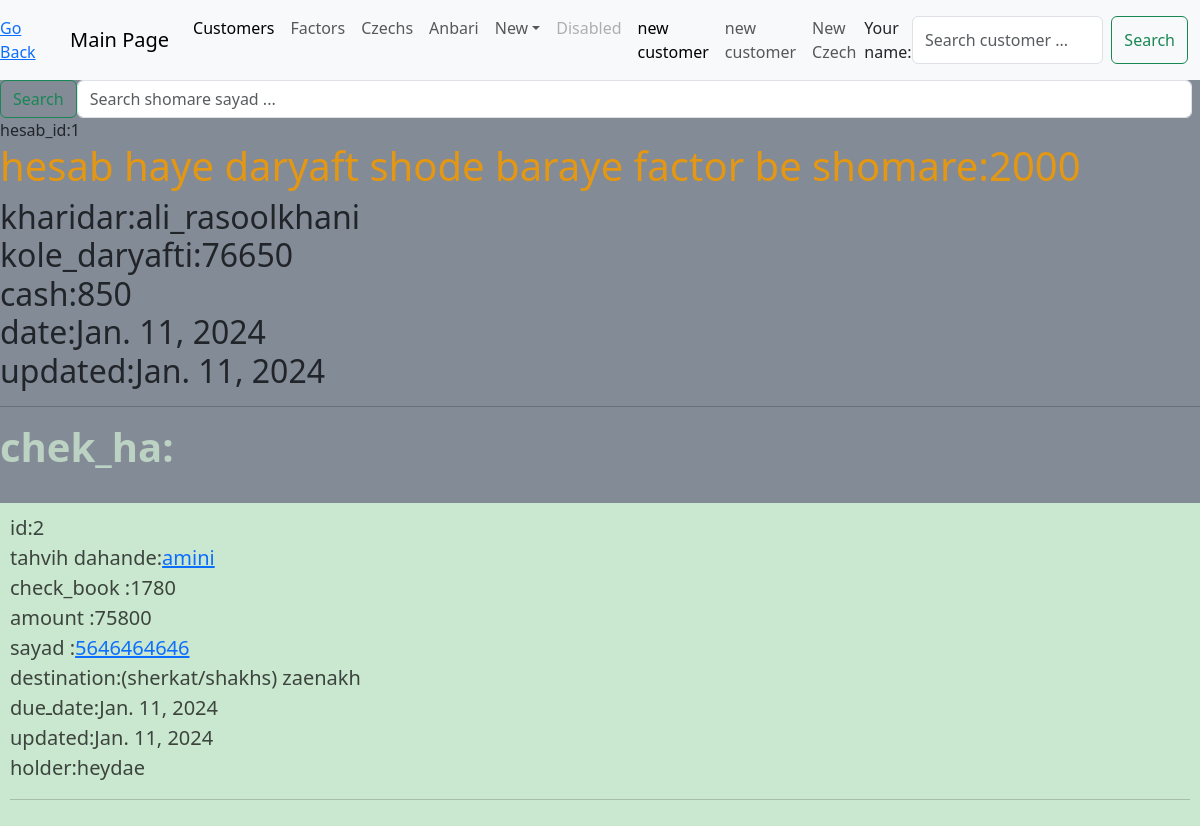
/chek/hesab-for-factor/1, run on the app's committed database.
### factor0/models.py (models this page shows, shortened)
class Invoice(models.Model):
    invoice_number = models.IntegerField(blank=True, null=True, default=2000, unique=True)
    client = models.ForeignKey(Client, on_delete=models.SET_NULL, null=True)
    amount = models.IntegerField(null=True, default=240)
    roll = models.ManyToManyField(Roll)
    received = models.ForeignKey(Received, on_delete=models.SET_NULL, blank=True, null=True)
    selling_date = models.DateField(auto_now_add=True)
    updated = models.DateField(auto_now=True)
    class Meta:
        ordering = ['-invoice_number', ]
        verbose_name_plural = "Invoices"

### customer0/models.py (models this page shows, shortened)
class Client(models.Model):
    name = models.CharField(max_length=50, unique=True)
    national_code = models.CharField(max_length=16, blank =True, null = True, unique=True)
    phonr_number = models.CharField(max_length=16, unique=True)
    address = models.TextField()
    creditـlimit = models.CharField(max_length=16)
    class Meta:
        ordering = ['name', ]
        verbose_name_plural = "Clients"
    def __str__(self) -> str:
        return self.name[0:50]

### chek0/models.py (models this page shows, shortened)
class Received(models.Model):
    chek = models.ManyToManyField(Czech, blank=True)
    cash = models.IntegerField(blank=True, null=True)
    date = models.DateField(auto_now_add=True)
    updated = models.DateField(auto_now=True)
    @property
    def total_received(self):
        total_price = sum(int(t.amount) or 0 for t in self.chek.all())
        total_cash = self.cash or 0
        total = total_price + total_cash
        return total or 0

class Czech(models.Model):
    chec_bearer = models.ForeignKey(Client, null=True, on_delete=models.SET_NULL)
    check_book = models.IntegerField(unique=True)
    sayad = models.CharField(max_length=16, unique=True)
    dueـdate = models.CharField(max_length=15)
    amount = models.CharField(max_length=20)
    national_code = models.CharField(max_length=20, unique=True)
    destination = models.CharField(max_length=100, null=True, blank=True)
    dueـdate = models.DateField(auto_now_add=True)
    updated = models.DateField(auto_now=True)
    holder = models.CharField(max_length=100, null=True, blank=True)
    class RegistereChoice(models.TextChoices):
        Yes = 'yes'
        No = 'no'
    is_registered = models.CharField(max_length=16, choices =RegistereChoice, default=RegistereChoice.No)
    class Meta:
        ordering = ['-check_book', ]
    check_photo = models.ImageField( blank=True, null=True, upload_to="chekha")

### chek0/views.py (the view)
# urls.py: path('hesab-for-factor/<int:factor_id>', views.daryafti_profile, name='daryafti_profile'),
def daryafti_profile(request, factor_id):
    factors = Invoice.objects.all()
    factor = factors.get(id = factor_id)
    factor_number = factor.invoice_number
    received = factor.received
    cheks = received.chek.all()
    cash = received.cash
    date = received.date
    updated = received.date
    hesab_id = received.id
    kole_daryafti = received.total_received
    context = {'factor':factor,'cash':cash, 'cheks':cheks, 'date':date, 'updated':updated,
               'hesab_id':hesab_id, 'kole_daryafti':kole_daryafti}
    return render(request, "chek0/hesab_profile.html", context)

### chek0/templates/chek0/hesab_profile.html (shortened to what this page needs)
{% extends 'main.html' %}
{% block content %}
hesab_id:{{hesab_id}} <br>
<h1 id = "page">
    hesab haye daryaft shode baraye factor be shomare:{{factor.invoice_number}}
</h1>
<h2>
kharidar:{{factor.client}} <br>
kole_daryafti:{{kole_daryafti}} <br>
cash:{{cash}} <br>
date:{{date}} <br>
updated:{{updated}} <br>
</h2><hr>
<h1 id="chek"> chek_ha:</h1>
{% for chek in cheks %}<br>
<div class="customer">
    id:{{chek.id}} <br>
    tahvih dahande:<a href="{% url 'customer:profile' chek.chec_bearer.id %}">{{chek.chec_bearer}}</a> <br>
    check_book :{{chek.check_book}}<br>
    amount :{{chek.amount}} <br>
    sayad :<a href="{% url 'chek:profile' chek.id %}">{{chek.sayad}}</a> <br>
    destination:(sherkat/shakhs) {{chek.destination}}<br>
    dueـdate:{{chek.dueـdate}}<br>
    updated:{{chek.updated}}<br>
    holder:{{chek.holder}}<br><hr>
</div>
{% endfor %}
{% endblock content %}

### chek0/templates/chek0/hesab_profile.html (style rules this page uses)
.customer { background-color:hsl(130, 38%, 85%); flex: 1; font-size: 20px; color: rgb(60, 68, 62); padding: 10px; }
#page { color:rgb(228, 151, 18); }
#chek { color:rgb(188, 211, 195);font-weight:bold }

### data on the page
Invoice: invoice_number "2000", client "ali_rasoolkhani"
Received: date "Jan. 11, 2024"
Czech: id "2", chec_bearer "amini", check_book "1780", amount "75800", sayad "5646464646", destination "zaenakh", dueـdate "Jan. 11, 2024", updated "Jan. 11, 2024", holder "heydae"

### other printed values
{{ hesab_id }} "1"
{{ kole_daryafti }} "76650"
{{ cash }} "850"
